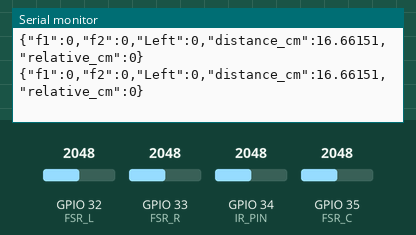
Recording of a sketch running on a simulated ESP32. On the bench: the last lines printed to the serial monitor. The test bench sets the inputs (shaded band); at power-on: GPIO 32 (FSR_L) = 2048, GPIO 33 (FSR_R) = 2048, GPIO 34 (IR_PIN) = 2048, GPIO 35 (FSR_C) = 2048 (analog values on the 0–4095 scale). WiFi joins after 1.5 s; servers stay silent unless stated.

Above: at 5.8 s.
5.9 s: GPIO 32 (FSR_L) set to 2866
At 5.97 s:
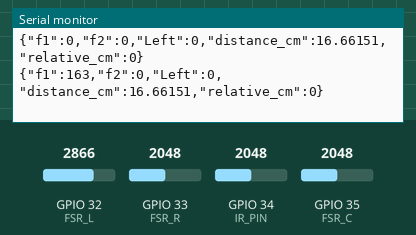
7.4 s: GPIO 33 (FSR_R) set to 2866
At 7.47 s:
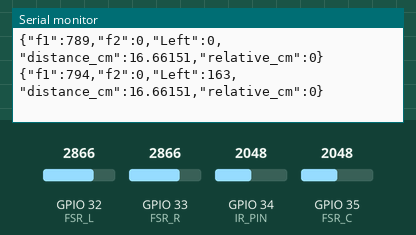
8.9 s: GPIO 34 (IR_PIN) set to 2866
At 8.97 s:
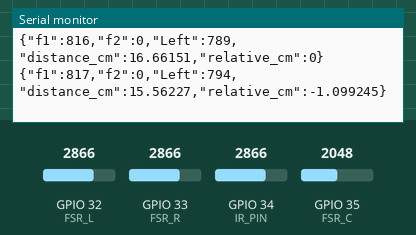
10.4 s: GPIO 35 (FSR_C) set to 2866
At 10.48 s:
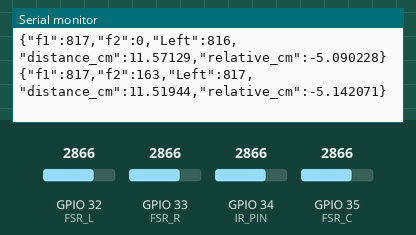
11.9 s: GPIO 32 (FSR_L) set to 3972
At 11.98 s:
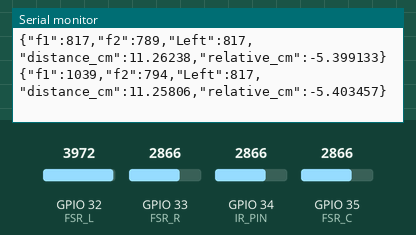
13.4 s: GPIO 33 (FSR_R) set to 3972
At 13.48 s:
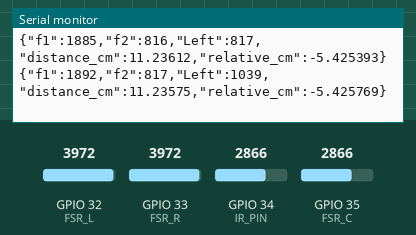
Timing chart, 0 to 15.9 s (numbered marks = the images above; inputs shaded):
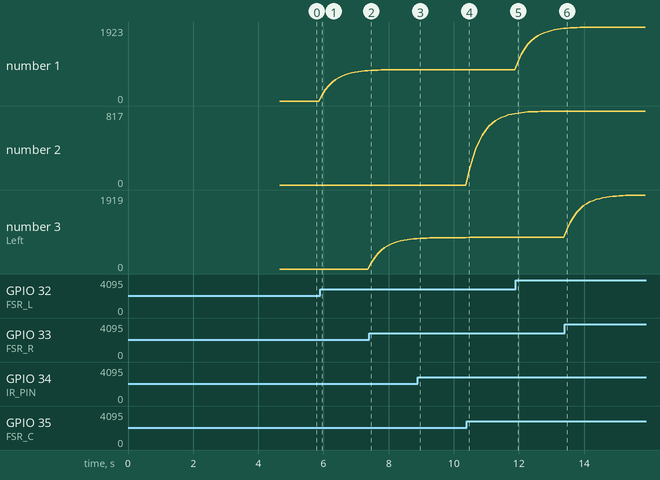

The sketch:

sketch_feb6a.ino
```cpp
#include <WiFi.h>
#include <WebSocketsServer.h>
#include <ArduinoJson.h>
#include <math.h>

/* ================= WIFI ================= */
const char* ssid = "Digital_Spectra_2.4G";
const char* password = "digital@9711";

/* ============ WEBSOCKET SERVER ============ */
WebSocketsServer webSocket(82);

/* ============ PINS ============ */
#define FSR_L   32
#define FSR_C   35
#define FSR_R   33
#define IR_PIN  34

/* ============ SETTINGS ============ */
#define SMOOTH_ALPHA 0.2
const int irSamples = 20;
const float irDeadZone = 0.1;

/* ============ GLOBALS ============ */

// FSR
int baseL = 0;
int baseC = 0;
int baseR = 0;

float smoothL = 0;
float smoothC = 0;
float smoothR = 0;

// IR
float zeroDistance = 0;
float filteredADC = 0;

/* ================= UTIL ================= */

float readAveragedADC(int pin, int samples) {
  long sum = 0;
  for (int i = 0; i < samples; i++) {
    sum += analogRead(pin);
    delay(2);
  }
  return sum / (float)samples;
}

float adcToVoltage(float adcValue) {
  return adcValue * (3.3 / 4095.0);
}

float voltageToDistance(float voltage) {
  if (voltage <= 0.1) return 80;
  return 29.988 * pow(voltage, -1.173);
}

/* ================= CALIBRATION ================= */

void calibrateFSR() {
  Serial.println("Calibrating FSRs... Do NOT touch");

  long sumL = 0, sumC = 0, sumR = 0;

  for (int i = 0; i < 200; i++) {
    sumL += analogRead(FSR_L);
    sumC += analogRead(FSR_C);
    sumR += analogRead(FSR_R);
    delay(5);
  }

  baseL = sumL / 200;
  baseC = sumC / 200;
  baseR = sumR / 200;

  Serial.println("FSR Calibration Done");
}

void calibrateIR() {
  Serial.println("Calibrating IR zero...");
  delay(1000);

  filteredADC = readAveragedADC(IR_PIN, irSamples);
  zeroDistance = voltageToDistance(adcToVoltage(filteredADC));

  Serial.print("Zero distance = ");
  Serial.print(zeroDistance);
  Serial.println(" cm");
}

/* ================= SETUP ================= */

void setup() {
  Serial.begin(115200);
  delay(1000);

  analogReadResolution(12);
  analogSetAttenuation(ADC_11db);

  /* WIFI */
  WiFi.mode(WIFI_STA);
  WiFi.begin(ssid, password);

  while (WiFi.status() != WL_CONNECTED) {
    delay(500);
    Serial.print(".");
  }

  Serial.println("\nWiFi connected");
  Serial.println(WiFi.localIP());
  WiFi.setSleep(false);

  /* WEBSOCKET */
  webSocket.begin();
  webSocket.onEvent(webSocketEvent);

  /* CALIBRATION */
  calibrateFSR();
  calibrateIR();

  smoothL = 0;
  smoothC = 0;
  smoothR = 0;
}

/* ================= LOOP ================= */

void loop() {

  webSocket.loop();

  static unsigned long lastSample = 0;
  if (millis() - lastSample < 100) return;
  lastSample = millis();

  /* ---------- FSR READ ---------- */
  int rawL = analogRead(FSR_L) - baseL;
  int rawC = analogRead(FSR_C) - baseC;
  int rawR = analogRead(FSR_R) - baseR;

  if (rawL < 0) rawL = 0;
  if (rawC < 0) rawC = 0;
  if (rawR < 0) rawR = 0;

  /* ---------- SMOOTH ---------- */
  smoothL = (1.0 - SMOOTH_ALPHA) * smoothL + SMOOTH_ALPHA * rawL;
  smoothC = (1.0 - SMOOTH_ALPHA) * smoothC + SMOOTH_ALPHA * rawC;
  smoothR = (1.0 - SMOOTH_ALPHA) * smoothR + SMOOTH_ALPHA * rawR;

  /* ---------- IR READ ---------- */
  float rawIR = readAveragedADC(IR_PIN, irSamples);
  filteredADC = filteredADC * 0.85 + rawIR * 0.15;

  float distance = voltageToDistance(adcToVoltage(filteredADC));
  float relative = distance - zeroDistance;

  if (abs(relative) < irDeadZone)
    relative = 0;

  /* ---------- JSON ---------- */
  StaticJsonDocument<256> doc;
  doc["f1"] = (int)smoothL;
  doc["f2"] = (int)smoothC;
  doc["Left"] = (int)smoothR;
  doc["distance_cm"] = distance;
  doc["relative_cm"] = relative;

  char buffer[256];
  size_t len = serializeJson(doc, buffer);

  webSocket.broadcastTXT(buffer, len);
  Serial.println(buffer);
}

/* ---------- WS EVENT ---------- */
void webSocketEvent(uint8_t num, WStype_t type, uint8_t * payload, size_t length) {
  // currently unused
}
```

Measured:
- after the input at 5.9 s, the serial monitor: prints a new line after 0.06 s (image 1)
- after the input at 7.4 s, the serial monitor: prints a new line after 0.07 s (image 2)
- after the input at 8.9 s, the serial monitor: prints a new line after 0.07 s (image 3)
- after the input at 10.4 s, the serial monitor: prints a new line after 0.07 s (image 4)
- after the input at 11.9 s, the serial monitor: prints a new line after 0.08 s (image 5)
- after the input at 13.4 s, the serial monitor: prints a new line after 0.08 s (image 6)
- plotted number 1: 0 → 789 after the input at 5.9 s, 817 → 1885 after the input at 11.9 s
